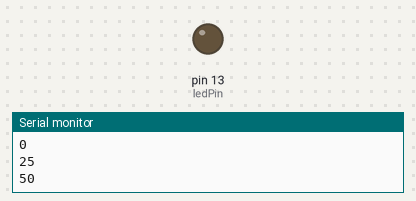
The sketch below on a simulated Arduino Uno, built with avr-gcc and run on an emulated ATmega328P. Shown: output pins drawn as LEDs (lit = HIGH), the last lines printed to the serial monitor.

Above: at 3.0 s.
At 8.5 s:
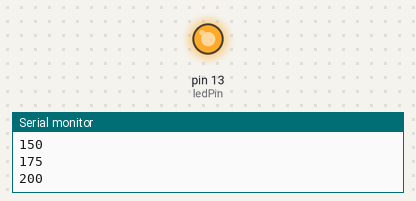
Timing chart, 0 to 14.3 s (numbered marks = the images above):
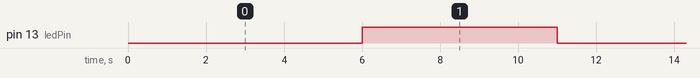

The sketch:

Lab6.ino
```cpp
//Hermann Yepdjio
// cs312
//Lab6
int ledPin=13;  //pin used for output
void setup()
{
  Serial.begin(9600);  //open serial port at 9600 bps
  pinMode(ledPin, OUTPUT); //sets the digital pin as output
}

void loop()
{
      for (int i=0; i<=255; i=i+25) //for loop with increments of 25
      {
        analogWrite(ledPin, i);  // push value of in analogWrite() function
        Serial.println(i);  //print value of i in serial.println
        delay(1000);  //allow a delay of 1s
      }

}
```

Measured:
- by itself, pin 13 (ledPin): alternates HIGH for 5.0 s and LOW for 6.0 s
